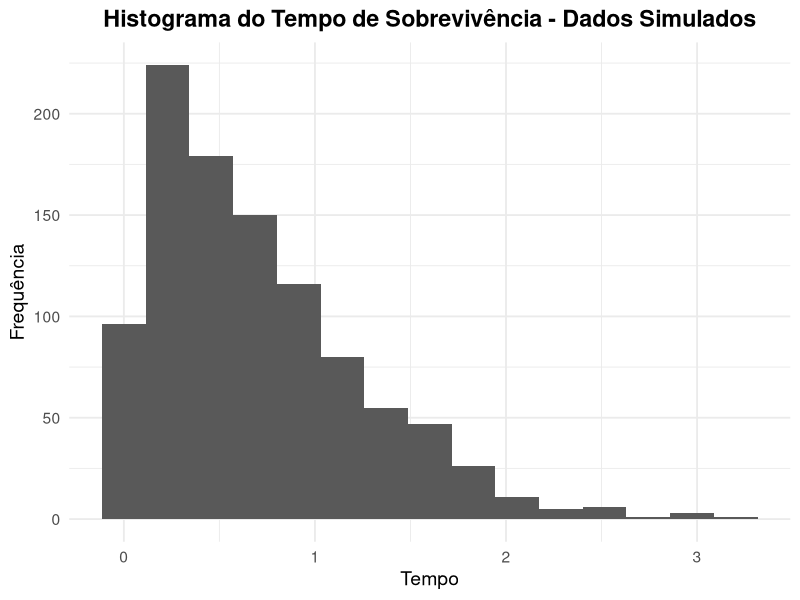
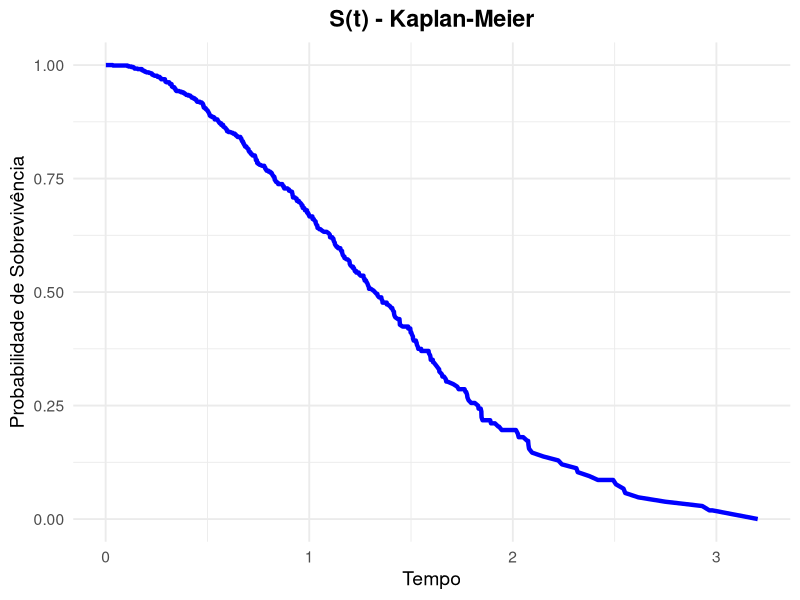
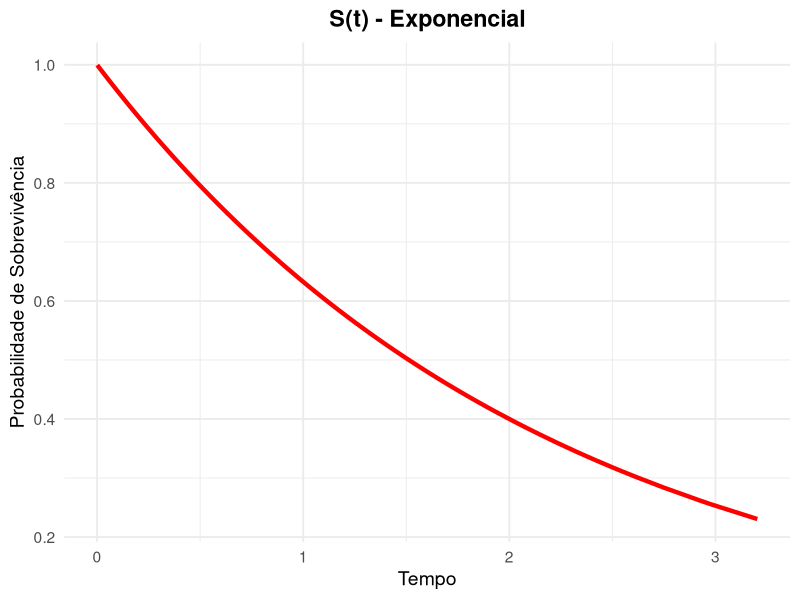
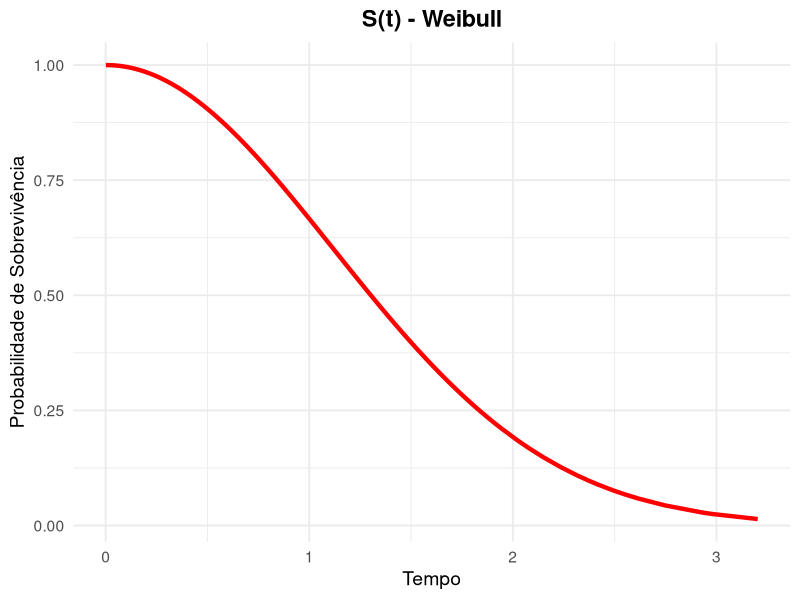
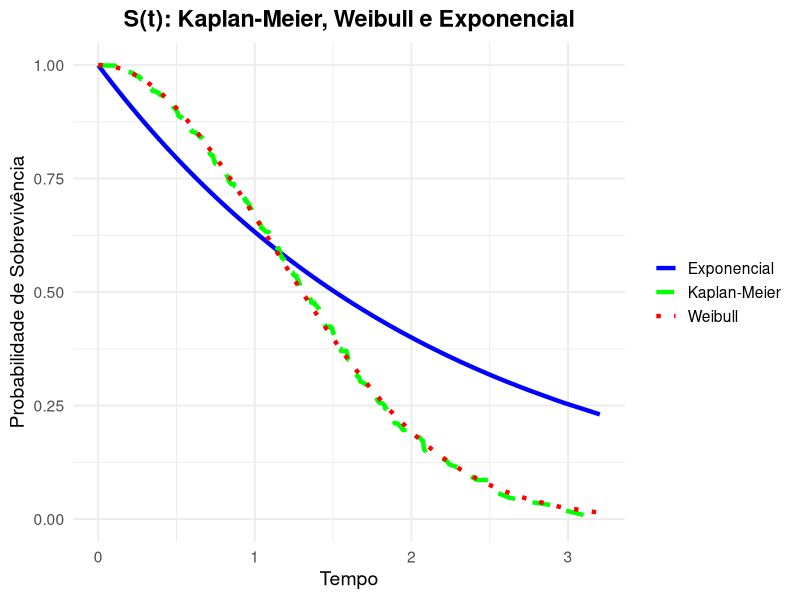

R code for these plots, in order:
# ---------------------------------------------------------
# ---------------------------------------------------------
# ---------------------------------------------------------
# Análise de Sobrevivência - Modelagem de Dados com Censura
# Analista: Breno C R da Silva
# Data: 19/12/2024
# ---------------------------------------------------------
# ---------------------------------------------------------
# ---------------------------------------------------------

# -----------------------
# [1] Ativação de Pacotes
# -----------------------

if (!require("survival")) install.packages("survival")
if (!require("ggplot2")) install.packages("ggplot2")

library(survival)
library(ggplot2)

# -----------------------
# [2] Simulação dos Dados
# -----------------------

# Definindo Semente
set.seed(123)

# Tamanho amostral
n <- 1000

# Parâmetros - Distribuição Weibull
gamma <- 2
alpha <- 1.5

# Geração de tempos de falha e censura
Tfalha <- rweibull(n, shape = gamma, scale = alpha)
Tcensu <- rexp(n, rate = 1)

# Determinação do tempo observado e indicador de censura
Tobservado <- pmin(Tfalha, Tcensu)
indCensura <- as.numeric(Tfalha <= Tcensu)

# Dados simulados
dados <- data.frame(Tempo = Tobservado, Censura = indCensura)

# Histograma
ggplot(data = dados, aes(x = Tempo)) +
  geom_histogram(bins = 15) +
  labs(title = "Histograma do Tempo de Sobrevivência - Dados Simulados",
       x = "Tempo", y = "Frequência") +
  theme_minimal(base_size = 14) +
  theme(plot.title = element_text(hjust = 0.5, face = "bold"))

# -------------
# [3] Estimação
# -------------

# -------------------------------
# [3.1] Estimação Não Paramátrica
# -------------------------------
# ---------------------------------
# [3.1.1] Estimador de Kaplan-Meier
# ---------------------------------

# Modelo de Kaplan-Meier
ekm <- survfit(Surv(Tempo, Censura) ~ 1, data = dados)

# Formatando como DataFrame
DataEKM <- data.frame(Time = ekm$time, Survival = ekm$surv, Type = "Kaplan-Meier")

# Visualização da curva
ggplot(data = DataEKM, aes(x = Time, y = Survival)) +
  geom_line(color = "blue", lwd = 1.5) +
  labs(title = "S(t) - Kaplan-Meier",
       x = "Tempo", y = "Probabilidade de Sobrevivência") +
  theme_minimal(base_size = 14) +
  theme(plot.title = element_text(hjust = 0.5, face = "bold"))


# ---------------------------
# [3.2] Estimação Paramátrica
# ---------------------------
# --------------------------------
# [3.2.1] Distribuição Exponencial
# --------------------------------

# Função de Sobrevivência
Stexp <- function(t, alpha) exp(-alpha * t)

# EMV de α
emvExp <- sum(dados$Censura) / sum(dados$Tempo)

# EMV da Sobrevivência
EMVSurvExp <- Stexp(dados$Tempo, emvExp)

# Formatando como DataFrame
DataExp <- data.frame(Time = dados$Tempo, Survival = EMVSurvExp, Type = "Exponencial")

# Visualização da curva
ggplot(data = DataExp, aes(x = Time, y = Survival)) +
  geom_line(color = "red", lwd = 1.5) +
  labs(title = "S(t) - Exponencial",
       x = "Tempo", y = "Probabilidade de Sobrevivência") +
  theme_minimal(base_size = 14) +
  theme(plot.title = element_text(hjust = 0.5, face = "bold"))

# ----------------------------
# [3.2.1] Distribuição Weibull
# ----------------------------

# Função de Sobrevivência
StWeibull <- function(t, gamma, alpha) exp(-(t / alpha)^gamma)

# EMV de γ e α
# 1. Função Log-verossimilhança
logWeibull <- function(theta, dados){
  gamma <- theta[1] # Parâmetro de forma
  alpha <- theta[2] # Parâmetro de escala
  
  t <- dados$Tempo   # Tempo de falha
  c <- dados$Censura # Variável indicadora
  
  logv <- (sum(c) * log(gamma)) - (gamma * log(alpha) * sum(c)) +
    (gamma - 1) * sum(c * log(t)) - sum((t / alpha)^gamma)
  return(-logv)
}

# 2. Otimizando
Theta0 <- c(1.5, 1)
estimate <- optim(par = Theta0, fn = logWeibull,
                  gr = NULL, method = "BFGS", hessian = TRUE, dados = dados)

estimate

# EMV da Sobrevivência
EMVSurvWeib <- StWeibull(dados$Tempo, estimate$par[1], estimate$par[2])

# Formatando como DataFrame
DataWeib <- data.frame(Time = dados$Tempo, Survival = EMVSurvWeib, Type = "Weibull")

# Visualização da curva
ggplot(data = DataWeib, aes(x = Time, y = Survival)) +
  geom_line(color = "red", lwd = 1.5) +
  labs(title = "S(t) - Weibull",
       x = "Tempo", y = "Probabilidade de Sobrevivência") +
  theme_minimal(base_size = 14) +
  theme(plot.title = element_text(hjust = 0.5, face = "bold"))

# --------------------
# [4] Análise Conjunta
# --------------------

# Unindo os dados para visualização
AllData <- rbind(DataEKM, DataExp, DataWeib)

# Gráfico com ggplot2
ggplot(AllData, aes(x = Time, y = Survival)) +
  geom_line(aes(color = Type, linetype = Type), lwd = 1.5) +
  labs(title = "S(t): Kaplan-Meier, Weibull e Exponencial",
       x = "Tempo", y = "Probabilidade de Sobrevivência") +
  theme_minimal(base_size = 14) +
  theme(plot.title = element_text(hjust = 0.5, face = "bold"),
        legend.title = element_blank()) +
  scale_color_manual(values = c("blue", "green", "red")) +
  scale_linetype_manual(values = c(1, 2, 3)) # c("solid", "dashed", "dotted")
